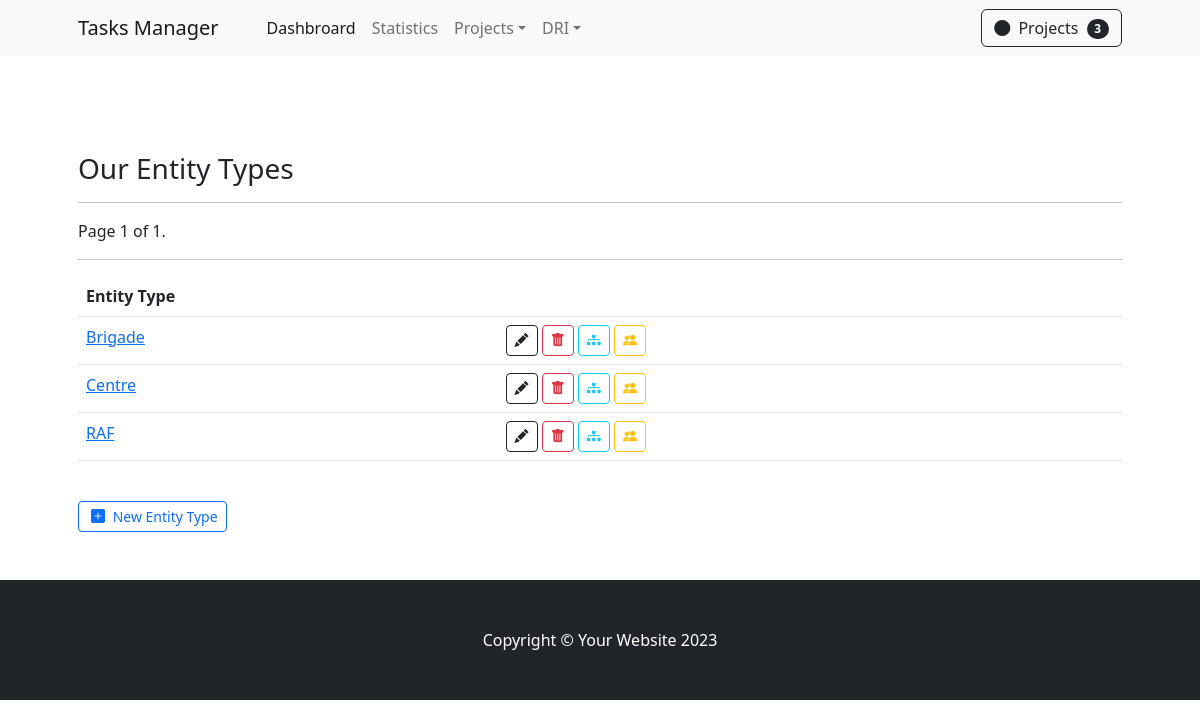
The app's page /types/, older data.
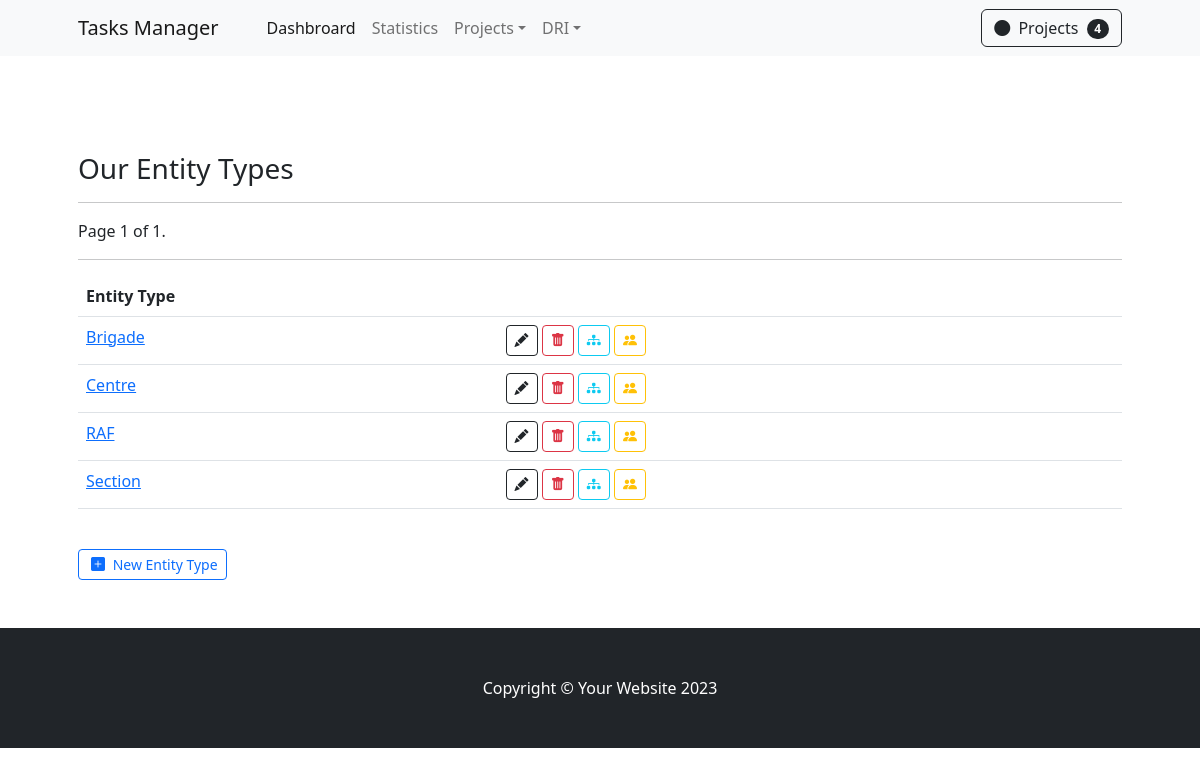
The same page, newer data.
### apps/backend/models.py (models this page shows, shortened)
class Entity_Type(models.Model):
    type = models.CharField(max_length=50)

### apps/backend/views/type.py (the view)
# urls.py: path('types/', view=Entity_TypeListView.as_view(), name='entity-type-list'),
class Entity_TypeListView(ListView):
    paginate_by     =   4
    model           =   Entity_Type
    template_name   =   'entity_types/entity_types_list.html'

### apps/backend/templates/entity_types/entity_types_list.html (shortened to what this page needs)
{% extends '_base.html' %}
{% load crispy_forms_tags %}
{% load static %}
{% block content %}
    <section class="py-5">
        <div class="container px-4 px-lg-5 mt-5">
            <h3> Our Entity Types </h3>
            <hr>
            <div class="pagination">
                <span class="step-links">
                    <span class="current">
                        Page {{ page_obj.number }} of {{ page_obj.paginator.num_pages }}.
                    </span>
                </span>
            </div>
            <hr>
            <table class="table table-responsive flex-fill">
                <tr>
                    <th>Entity Type</th>
                    <th></th>
                </tr>
                {% for type in object_list %}
                    <tr>
                        <td>
                            <a href="">{{type.type}}</a>
                        </td>
                        <td>
                            <a title="Edit" class="btn btn-sm btn-outline-dark" href="">
                                <i class="bi bi-pencil-fill"></i>
                            </a>
                            <a title="Delete" class="btn btn-sm btn-outline-danger" href="">
                                <i class="bi bi-trash-fill"></i>
                            </a>
                            <a title="Entities" class="btn btn-sm btn-outline-info" href="">
                                <i class="bi bi-diagram-3-fill"></i>
                            </a>
                            <a title="Employees" class="btn btn-sm btn-outline-warning" href="">
                                <i class="bi bi-people-fill"></i>
                            </a>
                        </td>
                    </tr>
                {% endfor %}
            </table>
            <br>
            <a class="btn btn-sm btn-outline-primary" href="{% url 'entity-type-create' %}">
                <i class="bi bi-plus-square-fill m-1"></i>
                New Entity Type
            </a>
        </div>
    </section>
{% endblock %}

Row changes from the older to the newer data that the page shows:
added Entity_Type: type "Section"
Text that changed along with them:
{{ object_list|length }}: "3" → "4"
